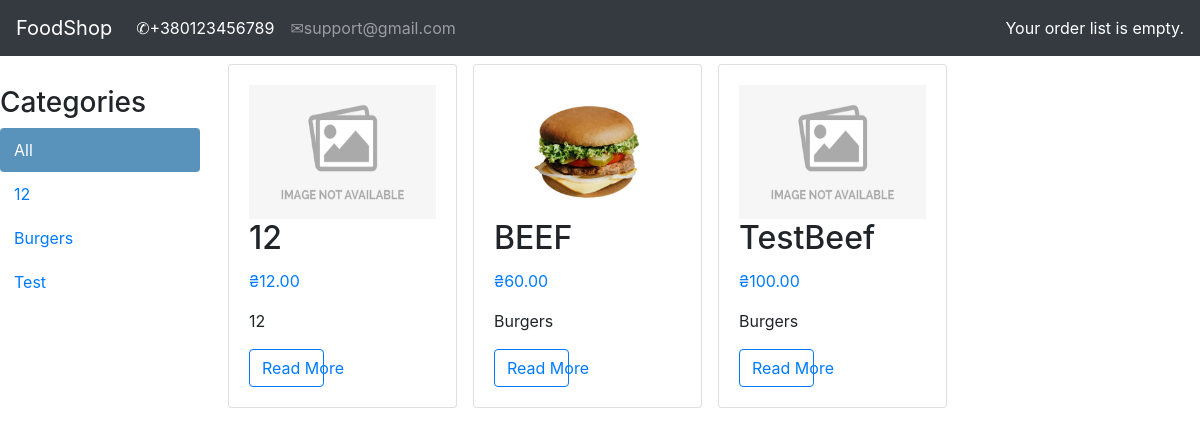
The page / on the database its author committed.
### shop/models.py (models this page shows, shortened)
class Category(models.Model):
    name = models.CharField(max_length=150, db_index=True)
    slug = models.SlugField(max_length=150, db_index=True, unique=True)
    class Meta:
        ordering = ('name',)
        default_related_name = "category"
    def __str__(self):
        return self.name

class Product(models.Model):
    category = models.ForeignKey(Category, on_delete=models.CASCADE)
    name = models.CharField(max_length=150, db_index=True)
    slug = models.SlugField(max_length=150, db_index=True)
    image = models.ImageField(upload_to='image_products/%Y/%d/%m', default='image_products/no_img.png')
    description = models.TextField(blank=True)
    price = models.DecimalField(max_digits=10, decimal_places=2)
    available = models.BooleanField(default=True)
    created = models.DateTimeField(auto_now_add=True)
    updated = models.DateTimeField(auto_now=True)
    objects = ProductManager()
    class Meta:
        ordering = ('name',)
        index_together = (('id', 'slug'),)
        default_related_name = "products"
    def get_absolute_url(self):
        return reverse('product_detail',
                       args=[self.id, self.slug])

### shop/views.py (the view)
# urls.py: path('', views.product_list, name='product_list'),
def product_list(request, category_slug=None):
    category = None
    categories = Category.objects.all()
    products = Product.objects.available()
    if category_slug:
        category = Category.objects.get(slug=category_slug)
        products = products.filter(category=category)
    return render(request, 'shop/index.html',
                  {'product_list': products,
                   'category': category,
                   'categories': categories})

### orderlist/context_processors.py (called while the page is built)
def orderlist(request):
    return {'orderlist': OrderList(request)}

### orderlist/orderlist.py (called while the page is built)
    def __len__(self):
        return sum(item['count'] for item in self.orderlist.values())

### shop/models.py (called while the page is built)
    def available(self):
        return self.filter(available=True)

    def get_query_set(self):
        return ProductQuerySet(self.model)

    def available(self):
        return self.get_query_set().available()

### templates/shop/index.html (shortened to what this page needs)
{% extends 'shop/base.html' %}
{% block context %}
<body>
<div id="sidebar">
        <h3>Categories</h3>
        <ul>
            <li {% if not category %} class="selected"{% endif %}>
                <a href="{% url 'product_list' %}">All</a>
            </li>
            {% for c in categories %}
                <li {% if category.slug == c.slug %} class="selected"{% endif %}>
                    <a href="{% url 'product_list_by_category' c.slug%}">{{ c.name }}</a>
                </li>
            {% endfor %}
        </ul>
    </div>
<div class="row">
      {% for product in product_list %}
        <div class="post-item col-12 col-sm-6 col-md-6 col-lg-3 p-2">
          <div class="card h-100">
            <div class="card-body card-flex">
              <img src="{{ product.image.url }}" style="width:100%; height:100%">
              <h2 class="card-title">{{ product.name }}</h2>
              <p class="text-primary">₴{{ product.price}}</p>
              <p  class="card-text">{{product.category|safe | truncatewords:10 }}</p>
              <a href="{{ product.get_absolute_url }}" style="width:40%" class="btn btn-outline-primary">Read More</a>
              </div>
          </div>
        </div>
      {% endfor %}
    </div>
</body>
</html>
{% endblock context %}

### templates/shop/base.html (shortened to what this page needs)
<!doctype html>
<html lang="en">
<head>
    <link rel="stylesheet" href="https://maxcdn.bootstrapcdn.com/bootstrap/4.0.0/css/bootstrap.min.css">
</head>
<body>
<nav class="navbar navbar-expand-lg navbar-dark bg-dark">
  <a class="navbar-brand" href="{% url 'product_list' %}">FoodShop</a>
  <div class="collapse navbar-collapse" id="navbarSupportedContent">
    <ul class="navbar-nav mr-auto">
      <li class="nav-item active">
        <a class="nav-link" href="#">&#9990;+380123456789<span class="sr-only">(current)</span></a>
      </li>
      <li class="nav-item">
        <a class="nav-link" href="#">&#9993;support@gmail.com</a>
      </li>
    </ul>
      <div class="order-list">
          {% with total_items=orderlist|length %}
            {% if orderlist|length > 0 %}
                Your order list contains:
                <a href="{% url 'orderlist:orderlist_detail' %}">
                    {{ total_items }} item{{ total_items|pluralize }},
                    ₴{{ orderlist.get_total_price }}
                </a>
            {% else %}
                Your order list is empty.
            {% endif %}
        {% endwith %}
      </div>
  </div>
</nav>
{% block context %}
{% endblock context %}
{% load static %}
</body>
</html>

### templates/shop/base.html (style rules this page uses)
html { overflow-x: hidden; }
.order-list { color: white; }

### templates/shop/index.html (style rules this page uses)
#sidebar { width:220px; padding:30px 20px 0 0; float:left; }
#sidebar ul { margin:0; padding:0; }
#sidebar ul li { margin:0; list-style:none; padding:10px 14px; }
#sidebar ul li a { display:block; }
#sidebar ul li.selected { background:#5993bb; border-radius:4px; }
#sidebar ul li.selected a { color:#fff; }
.card-flex { display:flex; flex-direction:column; justify-content:space-between; }

### rows shown on the page
Category: name "12"
Category: name "Burgers"
Category: name "Test"
Product: image (placeholder picture), name "12", price "12.00", category "12"
Product: image (picture), name "BEEF", price "60.00", category "Burgers"
Product: image (placeholder picture), name "TestBeef", price "100.00", category "Burgers"
